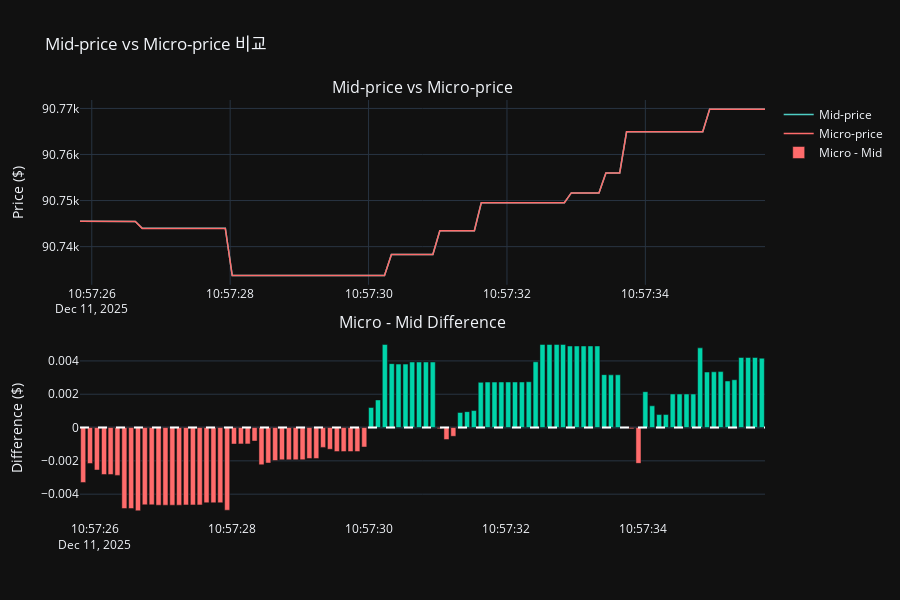

The notebook cell this image was saved under:
### Markdown cell above
---

## 4. Mid-price vs Micro-price

### 개념 설명

**Mid-price (중간가)**
```
Mid-price = (Best Bid + Best Ask) / 2
```
- 단순 산술 평균
- 주문량을 고려하지 않음

**Micro-price (마이크로 프라이스)**
```
Micro-price = (Best Bid * Ask Qty + Best Ask * Bid Qty) / (Bid Qty + Ask Qty)
```
- 주문량으로 가중한 평균
- 주문 불균형을 반영

### 예시

```
Best Bid: $100 (10 BTC 대기)
Best Ask: $101 (1 BTC 대기)

Mid-price = ($100 + $101) / 2 = $100.50

Micro-price = ($100 * 1 + $101 * 10) / (10 + 1)
            = ($100 + $1010) / 11
            = $100.91
```

**해석**: 매도 물량(1 BTC)이 매수 물량(10 BTC)보다 적으므로, 
Micro-price가 Mid-price보다 높습니다 -> **가격 상승 압력**

### Code cell
# Mid-price vs Micro-price 비교
fig = make_subplots(
    rows=2, cols=1,
    subplot_titles=('Mid-price vs Micro-price', 'Micro - Mid Difference'),
    vertical_spacing=0.12
)

# 가격 비교
fig.add_trace(
    go.Scatter(
        x=df.index, y=df['mid_price'],
        mode='lines', name='Mid-price',
        line=dict(color='#4ECDC4', width=1.5)
    ),
    row=1, col=1
)

fig.add_trace(
    go.Scatter(
        x=df.index, y=df['micro_price'],
        mode='lines', name='Micro-price',
        line=dict(color='#FF6B6B', width=1.5)
    ),
    row=1, col=1
)

# 차이 (Micro - Mid)
diff = df['micro_price'] - df['mid_price']
colors = ['#00D4AA' if d >= 0 else '#FF6B6B' for d in diff]

fig.add_trace(
    go.Bar(
        x=df.index, y=diff,
        name='Micro - Mid',
        marker_color=colors
    ),
    row=2, col=1
)

fig.add_hline(y=0, line_dash="dash", line_color="white", row=2, col=1)

fig.update_layout(
    title='Mid-price vs Micro-price 비교',
    height=600,
    template='plotly_dark',
    showlegend=True
)

fig.update_yaxes(title_text='Price ($)', row=1, col=1)
fig.update_yaxes(title_text='Difference ($)', row=2, col=1)

fig.show()
